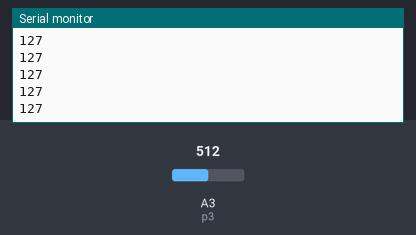
Simulated run of this sketch. Board: Arduino Uno, built with avr-gcc and run on an emulated ATmega328P. Parts: the last lines printed to the serial monitor. The test bench sets the inputs (shaded band); at power-on: A3 (p3) = 512.

Above: at 1.2 s.
1.3 s: A3 (p3) set to 716
At 2.4 s:
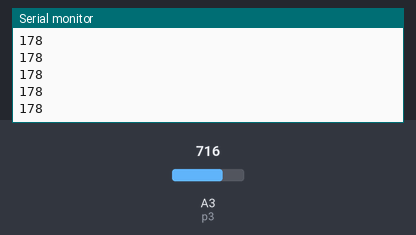
2.8 s: A3 (p3) set to 900
At 3.4 s:
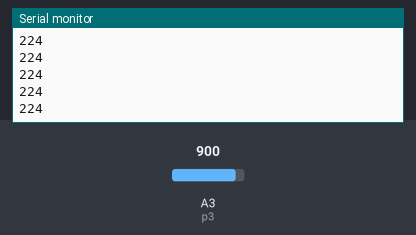
Timing chart, 0 to 5.8 s (numbered marks = the images above; inputs shaded):
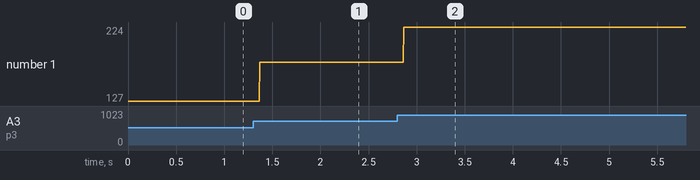

The sketch:

proyecto.ino
```cpp
int p3 = A3;
void setup()
{
  //iniciamos la comunicacionserial a 9600 bits/seg entre la tarjeta y el ordenador
  Serial.begin(9600);

}

void loop()
{
  //leemos la entrada que nos regresa el adc del pin 3
  int sensorValue3 = analogRead(p3);
  //mapeamos el valor entregado por el adc a 8 bits
  sensorValue3 = map( sensorValue3, 0, 1023, 0, 255);
  String pin3=String(sensorValue3);
  Serial.print(pin3);
  Serial.print("\n");
  delay(1);

}
```

Measured:
- after the input at 1.3 s, the serial monitor: prints a new line after 0.07 s (image 1)
- after the input at 2.8 s, the serial monitor: prints a new line after 0.07 s (image 2)
- plotted number 1: 127 → 178 after the input at 1.3 s, 178 → 224 after the input at 2.8 s
